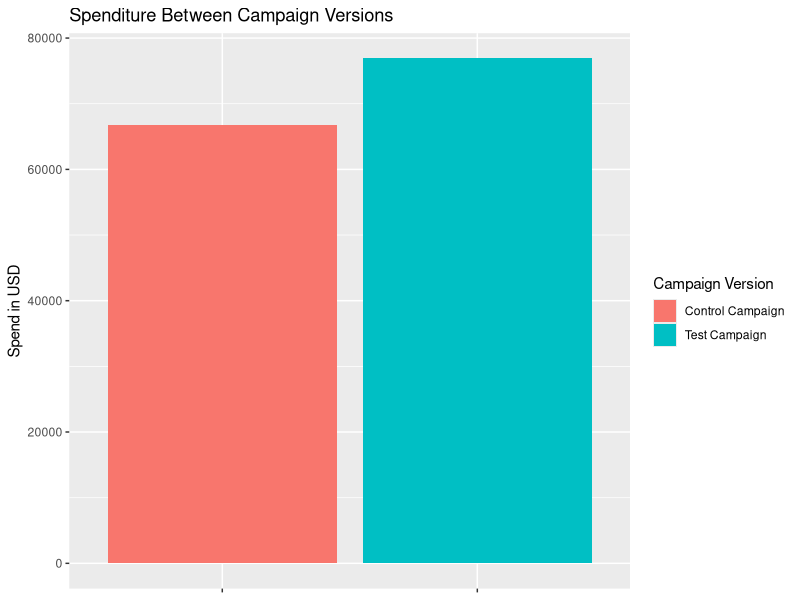

Generate this figure with R:
## ---- chunk 1
library(tidyverse)
## ---- chunk 2
control <- read_delim('data/control_group.csv', delim = ';')
test <- read_delim('data/test_group.csv', delim = ';')

## ---- chunk 3
combined_data <- control %>% 
  bind_rows(test)
## ---- chunk 4
combined_data <- combined_data %>% 
  rename(Campaign_Name = `Campaign Name`,
         Spend = `Spend [USD]`,
         Impressions = `# of Impressions`,
         Clicks = `# of Website Clicks`,
         Searches = `# of Searches`,
         View_Content = `# of View Content`,
         Add_Cart = `# of Add to Cart`,
         Purchase = `# of Purchase`)
## ---- chunk 5
combined_data <- combined_data %>%
  filter(!(is.na(Impressions) & is.na(Clicks) & is.na(Searches) &
           is.na(View_Content) & is.na(Add_Cart) & is.na(Purchase)))
## ---- chunk 6
combined_data %>% 
  ggplot(aes(x = Campaign_Name, y = Spend, fill = Campaign_Name)) +
  geom_col() +
  labs(y = 'Spend in USD',
       x = NULL,
       fill = "Campaign Version",
       title = 'Spenditure Between Campaign Versions') +
  theme(axis.text.x = element_blank())
  
## ---- chunk 7
mean_spend_control <- combined_data %>% 
  group_by(Campaign_Name) %>% 
  summarize(mean_spend = mean(Spend)) %>% 
  pluck(2,1)

mean_spend_test <- combined_data %>% 
  group_by(Campaign_Name) %>% 
  summarize(mean_spend = mean(Spend)) %>% 
  pluck(2,2)

avg_spend_diff <- mean_spend_test - mean_spend_control
round(avg_spend_diff, 2)
## ---- chunk 8

## ---- chunk 9
totals <- combined_data %>% 
  group_by(Campaign_Name) %>% 
  summarise(sum_impressions = sum(Impressions),
            sum_purchase = sum(Purchase),
            sum_reach = sum(Reach),
            sum_add_cart = sum(Add_Cart),
            sum_clicks = sum(Clicks),
            sum_view_content = sum(View_Content),
            sum_searches = sum(Searches),
            sum_spend = sum(Spend))
totals
## ---- chunk 10
prop.test(x = totals$sum_purchase, 
          n = totals$sum_impressions,
          alternative = 'two.sided')
## ---- chunk 11
prop.test(x = totals$sum_purchase, 
          n = totals$sum_reach,
          alternative = 'two.sided')
## ---- chunk 12
prop.test(x = totals$sum_reach,
          n = totals$sum_impressions,
          alternative = 'two.sided')
## ---- chunk 13
prop.test(x = totals$sum_purchase,
          n = totals$sum_add_cart,
          alternative = 'two.sided')
## ---- chunk 14
totals %>% 
  group_by(Campaign_Name) %>% 
  summarize(cpp = sum_spend/sum_purchase)
## ---- chunk 15
prop.test(x = totals$sum_purchase,
          n = totals$sum_spend,
          alternative = 'two.sided')
